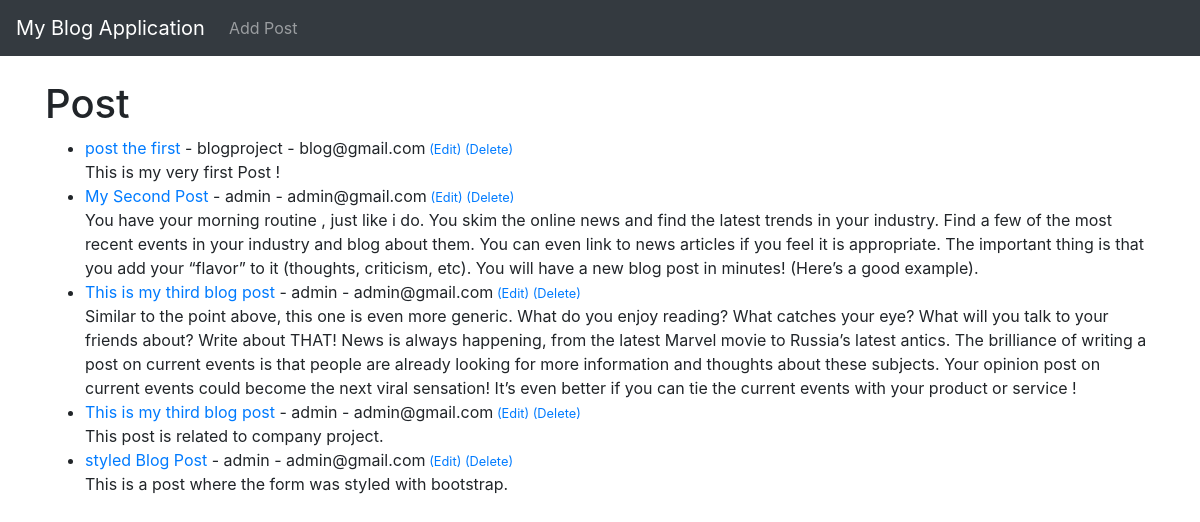
The page / on the database its author committed.
### blogsapp/models.py (models this page shows, shortened)
class Post(models.Model):
    title=models.CharField(max_length=200)
    title_tag=models.CharField(max_length=255,default="Blog Application")
    author=models.ForeignKey(User,on_delete=models.CASCADE)
    body=models.TextField()

### blogsapp/views.py (the view)
# urls.py: path('',HomeView.as_view(),name='home'),
class HomeView(ListView):
    model=Post
    template_name = 'home.html'

### blogsapp/templates/home.html
{% extends 'base.html' %}
{% block content %}
<h1> Post</h1>
<ul>
    {% for post in object_list %}
       <li><a href="{% url 'article-detail' post.pk %}"
       >{{post.title}}<a/> - {{ post.author}}
           - {{ post.author.email}}<small>
         <a href="{% url 'update_post' post.pk %}">(Edit)</a>
           <a href="{% url 'delete_post' post.pk %}">(Delete)</a></small>
           <br/>
        {{ post.body }}</li>
    {% endfor %}
</ul>
{% endblock %}

### blogsapp/templates/base.html (shortened to what this page needs)
<!doctype html>
<html lang="en">
  <head>
    <link rel="stylesheet" href="https://cdn.jsdelivr.net/npm/bootstrap@4.0.0/dist/css/bootstrap.min.css">
  </head>
  <body>
     <nav class="navbar navbar-expand-lg navbar-dark bg-dark">
  <a class="navbar-brand" href="{% url 'home' %}">My Blog Application</a>
  <div class="collapse navbar-collapse" id="navbarSupportedContent">
    <ul class="navbar-nav mr-auto">
      <li class="nav-item">
        <a class="nav-link" href="{% url 'add_post' %}">Add Post</a>
      </li>
    </ul>
  </div>
</nav>
     <br/>
     <div class="container">
         {% block content %}
         {% endblock %}
     </div>
  </body>
</html>

### rows shown on the page
Post: title "post the first", author "blogproject", author.email "blog@gmail.com", body "This is my very first Post !"
Post: title "My Second Post", author "admin", author.email "admin@gmail.com", body "You have your morning routine , just like i do. You skim the online news and find the latest trends in your industry. Find a few of the most recent events in your industry and blog about them. You can even link to news articles if you feel it is appropriate. The important thing is that you add your “flavor” to it (thoughts, criticism, etc). You will have a new blog post in minutes! (Here’s a good example)."
Post: title "This is my third blog post", author "admin", author.email "admin@gmail.com", body "Similar to the point above, this one is even more generic. What do you enjoy reading? What catches your eye? What will you talk to your friends about? Write about THAT! News is always happening, from the latest Marvel movie to Russia’s latest antics. The brilliance of writing a post on current events is that people are already looking for more information and thoughts about these subjects. Your opinion post on current events could become the next viral sensation! It’s even better if you can tie the current events with your product or service !"
Post: title "This is my third blog post", author "admin", author.email "admin@gmail.com", body "This post is related to company project."
Post: title "styled Blog Post", author "admin", author.email "admin@gmail.com", body "This is a post where the form was styled with bootstrap."
